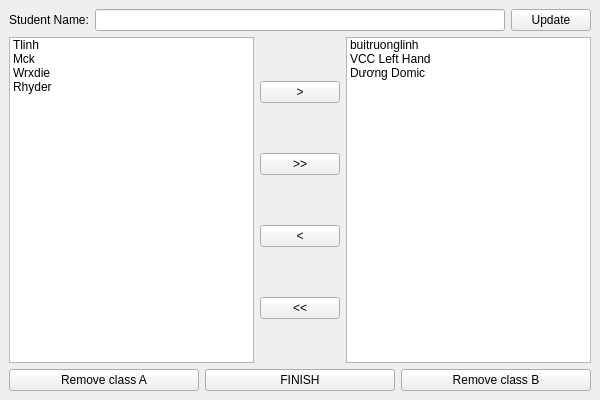
<?xml version="1.0" encoding="UTF-8"?>
<ui version="4.0">
 <class>MainWindow</class>
 <widget class="QMainWindow" name="MainWindow">
  <property name="geometry">
   <rect>
    <x>0</x>
    <y>0</y>
    <width>600</width>
    <height>400</height>
   </rect>
  </property>
  <property name="windowTitle">
   <string>Sigma Boi</string>
  </property>
  <widget class="QWidget" name="centralwidget">
   <layout class="QVBoxLayout" name="verticalLayout">
    <item>
     <layout class="QHBoxLayout" name="horizontalLayout">
      <item>
       <widget class="QLabel" name="label">
        <property name="text">
         <string>Student Name:</string>
        </property>
       </widget>
      </item>
      <item>
       <widget class="QLineEdit" name="lineEdit"/>
      </item>
      <item>
       <widget class="QPushButton" name="updateButton">
        <property name="text">
         <string>Update</string>
        </property>
       </widget>
      </item>
     </layout>
    </item>
    <item>
     <layout class="QHBoxLayout" name="horizontalLayout_2">
      <item>
       <widget class="QListWidget" name="listWidgetA">
        <item>
         <property name="text">
          <string>Tlinh</string>
         </property>
        </item>
        <item>
         <property name="text">
          <string>Mck</string>
         </property>
        </item>
        <item>
         <property name="text">
          <string>Wrxdie</string>
         </property>
        </item>
        <item>
         <property name="text">
          <string>Rhyder</string>
         </property>
        </item>
       </widget>
      </item>
      <item>
       <layout class="QVBoxLayout" name="verticalLayout_2">
        <item>
         <widget class="QPushButton" name="moveRightButton">
          <property name="text">
           <string>&gt;</string>
          </property>
         </widget>
        </item>
        <item>
         <widget class="QPushButton" name="moveAllRightButton">
          <property name="text">
           <string>&gt;&gt;</string>
          </property>
         </widget>
        </item>
        <item>
         <widget class="QPushButton" name="moveLeftButton">
          <property name="text">
           <string>&lt;</string>
          </property>
         </widget>
        </item>
        <item>
         <widget class="QPushButton" name="moveAllLeftButton">
          <property name="text">
           <string>&lt;&lt;</string>
          </property>
         </widget>
        </item>
       </layout>
      </item>
      <item>
       <widget class="QListWidget" name="listWidgetB">
        <item>
         <property name="text">
          <string>buitruonglinh</string>
         </property>
        </item>
        <item>
         <property name="text">
          <string>VCC Left Hand</string>
         </property>
        </item>
        <item>
         <property name="text">
          <string>Dương Domic</string>
         </property>
        </item>
       </widget>
      </item>
     </layout>
    </item>
    <item>
     <layout class="QHBoxLayout" name="horizontalLayout_3">
      <item>
       <widget class="QPushButton" name="removeClassAButton">
        <property name="text">
         <string>Remove class A</string>
        </property>
       </widget>
      </item>
      <item>
       <widget class="QPushButton" name="finishButton">
        <property name="text">
         <string>FINISH</string>
        </property>
       </widget>
      </item>
      <item>
       <widget class="QPushButton" name="removeClassBButton">
        <property name="text">
         <string>Remove class B</string>
        </property>
       </widget>
      </item>
     </layout>
    </item>
   </layout>
  </widget>
 </widget>
 <tabstops>
  <tabstop>lineEdit</tabstop>
  <tabstop>updateButton</tabstop>
  <tabstop>listWidgetA</tabstop>
  <tabstop>moveRightButton</tabstop>
  <tabstop>moveAllRightButton</tabstop>
  <tabstop>moveLeftButton</tabstop>
  <tabstop>moveAllLeftButton</tabstop>
  <tabstop>listWidgetB</tabstop>
  <tabstop>removeClassAButton</tabstop>
  <tabstop>finishButton</tabstop>
  <tabstop>removeClassBButton</tabstop>
 </tabstops>
 <resources/>
 <connections/>
</ui>
